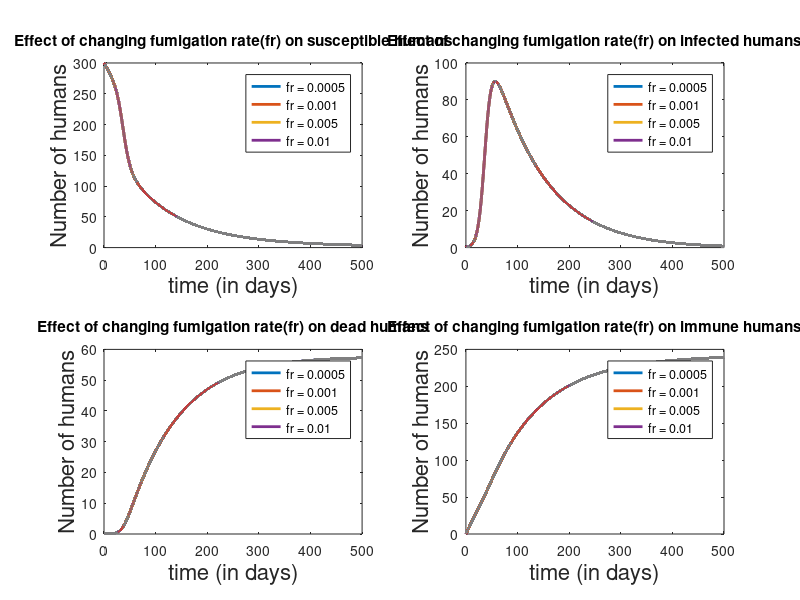

The MATLAB source for this figure:
% Code to simulate continuous fumigation in malaria modeling

clear
close all;

total_time=500; % days
dt=1e-2;

N= total_time/dt;

pbite=0.3; % prob of mosq biting

reco_rate=0.3; % recovery rate
mald_rate=0.005; % human malaria death rate
immune_rate=0.01; % immunization rate

fumi_death_rate=[0.0005 0.001 0.005 0.01];  % death rate of mosquitoes due to continuous fumigation
vacci_rate=0.005;    % immunization rate due to vaccination

mbirth_rate=0.01;   % mosquito birth rate
mdeath_rate=0.01;   % mosquito death rate

for j = 1:length(fumi_death_rate)

    sus_humans=zeros(N,1);  % array storing no susceptible humans at each instant
    inf_humans=zeros(N,1);  % array storing no of infected humans at each instant
    dead_humans= zeros(N,1);    % array storing no of dead humans at each instant
    immune_humans=zeros(N,1);   % array storing no of immune humans at each instant

    sus_mosq= zeros(N,1);   % array storing no susceptible mosquitoes at each instant
    inf_mosq= zeros(N,1);   % array storing no infected mosquitoes at each instant

    % Initial Conditions

    sus_humans(1)=300;  
    inf_humans(1)=1;

    inf_mosq(1)=0;
    sus_mosq(1)=300;

    time= zeros(N,1);

    for i=1:N
        total_humans = sus_humans(i) + inf_humans(i) + immune_humans(i);
        
        sus_humans(i+1)=sus_humans(i)+ dt*(-(( sus_humans(i)*inf_mosq(i)*pbite )/ (sus_mosq(i)+inf_mosq(i)) ) + reco_rate*inf_humans(i) - vacci_rate*sus_humans(i)) ;  % /N needed?

        inf_humans(i+1)= inf_humans(i) +dt*( (( sus_humans(i)*inf_mosq(i)*pbite )/ (sus_mosq(i)+inf_mosq(i)) ) - inf_humans(i)*(reco_rate+mald_rate+immune_rate) );

        dead_humans(i+1)= dead_humans(i) +dt*(mald_rate*inf_humans(i));

        immune_humans(i+1)= immune_humans(i) + dt*(immune_rate*inf_humans(i) + vacci_rate*sus_humans(i));

        sus_mosq(i+1)= sus_mosq(i) + dt*(-(( sus_mosq(i)*inf_humans(i)*pbite ) /(total_humans)) + (mbirth_rate)*(sus_mosq(i)+inf_mosq(i)) - (mdeath_rate + fumi_death_rate(j))*(sus_mosq(i))) ;

        inf_mosq(i+1)= inf_mosq(i) + dt*( ( sus_mosq(i)*inf_humans(i)*pbite )/(total_humans) - (mdeath_rate + fumi_death_rate(j))*(inf_mosq(i)) ) ;

        time(i+1)= time(i) +dt;
    end


    % plot of all humans
    hold on
    subplot(2,2,1), plot(time,sus_humans,'LineWidth', 2);
    title('Effect of changing fumigation rate(fr) on susceptible humans');
    xlabel('time (in days)','FontSize',16);
    ylabel('Number of humans','FontSize',16);
    legend('fr = 0.0005', 'fr = 0.001', 'fr = 0.005', 'fr = 0.01');

    hold on
    subplot(2,2,2), plot(time,inf_humans,'LineWidth', 2);
    title('Effect of changing fumigation rate(fr) on infected humans');
    xlabel('time (in days)','FontSize',16);
    ylabel('Number of humans','FontSize',16);
    legend('fr = 0.0005', 'fr = 0.001', 'fr = 0.005', 'fr = 0.01');

    hold on
    subplot(2,2,3), plot(time,dead_humans,'LineWidth', 2);
    title('Effect of changing fumigation rate(fr) on dead humans');
    xlabel('time (in days)','FontSize',16);
    ylabel('Number of humans','FontSize',16);
    legend('fr = 0.0005', 'fr = 0.001', 'fr = 0.005', 'fr = 0.01');

    hold on
    subplot(2,2,4), plot(time,immune_humans,'LineWidth', 2);
    title('Effect of changing fumigation rate(fr) on immune humans');
    xlabel('time (in days)','FontSize',16);
    ylabel('Number of humans','FontSize',16);
    legend('fr = 0.0005', 'fr = 0.001', 'fr = 0.005', 'fr = 0.01');


    % plot for variation is mosquito population
%     hold on
%     subplot(1,2,1), plot(time,sus_mosq,'LineWidth', 2);
%     title('Effect of changing fumigation rate(fr) on susceptible mosquitoes');
%     xlabel('time (in days)','FontSize',16);
%     ylabel('Number of mosquitoes','FontSize',16);
%     legend('fr = 0.0005', 'fr = 0.001', 'fr = 0.005', 'fr = 0.01');
%     
%     hold on
%     subplot(1,2,2), plot(time,inf_mosq,'LineWidth', 2);
%     title('Effect of changing fumigation rate(fr) on infected mosquitoes');
%     xlabel('time (in days)','FontSize',16);
%     ylabel('Number of mosquitoes','FontSize',16);
%     legend('fr = 0.0005', 'fr = 0.001', 'fr = 0.005', 'fr = 0.01');

end
